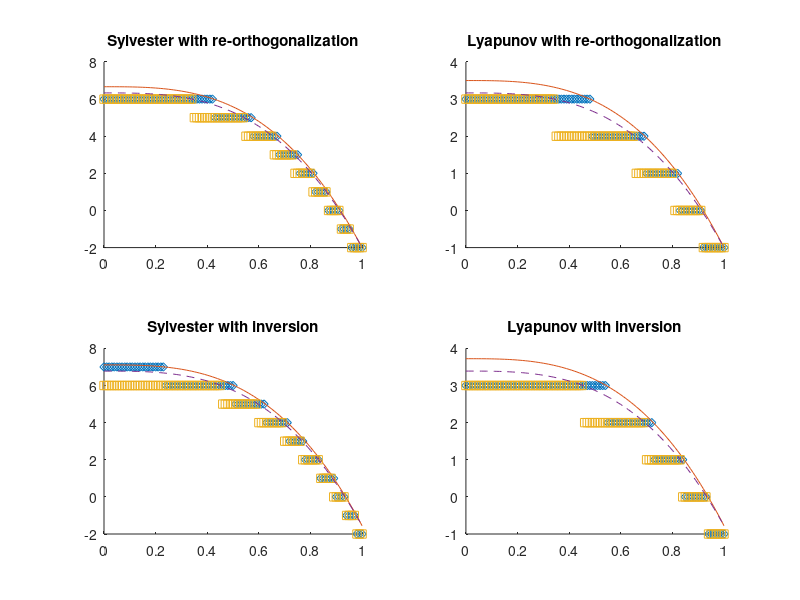

This chart was generated by the following MATLAB code: (Note: this script raises an error after producing the figure.)
af_high_prec = 25 + 5; % Leading term of number of flops in high-precision.
f_mixed_prec = @(ratio,k)(27 / ratio^3 + 8+3*k);
lp_to_hp_ratios = [0.0:0.01:1]; % binary64 to binary16
n_ratios = length(lp_to_hp_ratios);

% Find maximum k such that f_mixed_prec(ratio, k) < f_high_prec.
optk_stit_sylv_orth = floor((19-25*lp_to_hp_ratios.^3 + 1-lp_to_hp_ratios.^3)/3);
funk_stit_sylv_orth = (19-25*lp_to_hp_ratios.^3 + 1-lp_to_hp_ratios.^3)/3;

optk_ref_sylv_orth = floor((19-25*lp_to_hp_ratios.^3)/3);
funk_ref_sylv_orth = (19-25*lp_to_hp_ratios.^3)/3;

optk_stit_sylv_inv = floor((61/3-25*lp_to_hp_ratios.^3 + 1-lp_to_hp_ratios.^3)/3);
funk_stit_sylv_inv = (61/3-25*lp_to_hp_ratios.^3 + 1-lp_to_hp_ratios.^3)/3;

optk_ref_sylv_inv = floor((61/3-25*lp_to_hp_ratios.^3)/3);
funk_ref_sylv_inv = (61/3-25*lp_to_hp_ratios.^3)/3;

% Lyapunov equation.
optk_stit_lyap_orth = floor((21-27*lp_to_hp_ratios.^3)/6);
funk_stit_lyap_orth = (21-27*lp_to_hp_ratios.^3)/6;

optk_ref_lyap_orth = floor((19-25*lp_to_hp_ratios.^3)/6);
funk_ref_lyap_orth = (19-25*lp_to_hp_ratios.^3)/6;

optk_stit_lyap_inv = floor((67/3-27*lp_to_hp_ratios.^3)/6);
funk_stit_lyap_inv = (67/3-27*lp_to_hp_ratios.^3)/6;

optk_ref_lyap_inv = floor((61/3-25*lp_to_hp_ratios.^3)/6);
funk_ref_lyap_inv = (61/3-25*lp_to_hp_ratios.^3)/6;

% Plot data.
close
subplot(2,2,1)
hold on
plot(lp_to_hp_ratios, optk_stit_sylv_orth, 'd')
plot(lp_to_hp_ratios, funk_stit_sylv_orth, '-')
plot(lp_to_hp_ratios, optk_ref_sylv_orth, 's')
plot(lp_to_hp_ratios, funk_ref_sylv_orth, '--')
% axis([min(lp_to_hp_ratios), max(lp_to_hp_ratios),...
%       min(optk_stit_inv)-1, max(optk_stit_inv)+1]);
title('Sylvester with re-orthogonalization');
hold off

subplot(2,2,2)
hold on
plot(lp_to_hp_ratios, optk_stit_lyap_orth, 'd')
plot(lp_to_hp_ratios, funk_stit_lyap_orth, '-')
plot(lp_to_hp_ratios, optk_ref_lyap_orth, 's')
plot(lp_to_hp_ratios, funk_ref_lyap_orth, '--')
% axis([min(lp_to_hp_ratios), max(lp_to_hp_ratios),...
%       min(optk_stit_inv)-1, max(optk_stit_inv)+1]);
title('Lyapunov with re-orthogonalization');
hold off

subplot(2,2,3)
hold on
plot(lp_to_hp_ratios, optk_stit_sylv_inv, 'd')
plot(lp_to_hp_ratios, funk_stit_sylv_inv, '-')
plot(lp_to_hp_ratios, optk_ref_sylv_inv, 's')
plot(lp_to_hp_ratios, funk_ref_sylv_inv, '--')
% axis([min(lp_to_hp_ratios), max(lp_to_hp_ratios),...
%       min(optk_stit_inv)-1, max(optk_stit_inv)+1]);
title('Sylvester with inversion');
hold off

subplot(2,2,4)
hold on
plot(lp_to_hp_ratios, optk_stit_lyap_inv, 'd')
plot(lp_to_hp_ratios, funk_stit_lyap_inv, '-')
plot(lp_to_hp_ratios, optk_ref_lyap_inv, 's')
plot(lp_to_hp_ratios, funk_ref_lyap_inv, '--')
% axis([min(lp_to_hp_ratios), max(lp_to_hp_ratios),...
%       min(optk_stit_inv)-1, max(optk_stit_inv)+1]);
title('Lyapunov with inversion');
hold off



% Save data.
outfilename = sprintf('%s/%s', datfolder, 'optk.dat');
outfile = fopen(outfilename, 'w');
header = [' rho ',...
          'optk_stit_sylv_orth    funk_stit_sylv_orth         ',...
          'optk_ref_sylv_orth     funk_ref_sylv_orth    ',...
          'optk_stit_lyap_orth    funk_stit_lyap_orth         ',...
          'optk_ref_lyap_orth     funk_ref_lyap_orth    ',...
          'optk_stit_sylv_inv     funk_stit_sylv_inv         ',...
          'optk_ref_sylv_inv      funk_ref_sylv_inv    ',...
          'optk_stit_lyap_inv     funk_stit_lyap_inv         ',...
          'optk_ref_lyap_inv      funk_ref_lyap_inv\n'];
fprintf(outfile, header);
for i = 1:n_ratios
  fprintf(outfile, ['%.2f ',...
                    '%2d  %.3e    %2d  %.3e    %2d  %.3e    %2d  %.3e    ',...
                    '%2d  %.3e    %2d  %.3e    %2d  %.3e    %2d  %.3e\n'],...
          lp_to_hp_ratios(i),...
          optk_stit_sylv_orth(i), funk_stit_sylv_orth(i),...
          optk_ref_sylv_orth(i), funk_ref_sylv_orth(i),...
          optk_stit_lyap_orth(i), funk_stit_lyap_orth(i),...
          optk_ref_lyap_orth(i), funk_ref_lyap_orth(i),...
          optk_stit_sylv_inv(i), funk_stit_sylv_inv(i),...
          optk_ref_sylv_inv(i), funk_ref_sylv_inv(i),...
          optk_stit_lyap_inv(i), funk_stit_lyap_inv(i),...
          optk_ref_lyap_inv(i), funk_ref_lyap_inv(i));
end
fclose(outfile);
